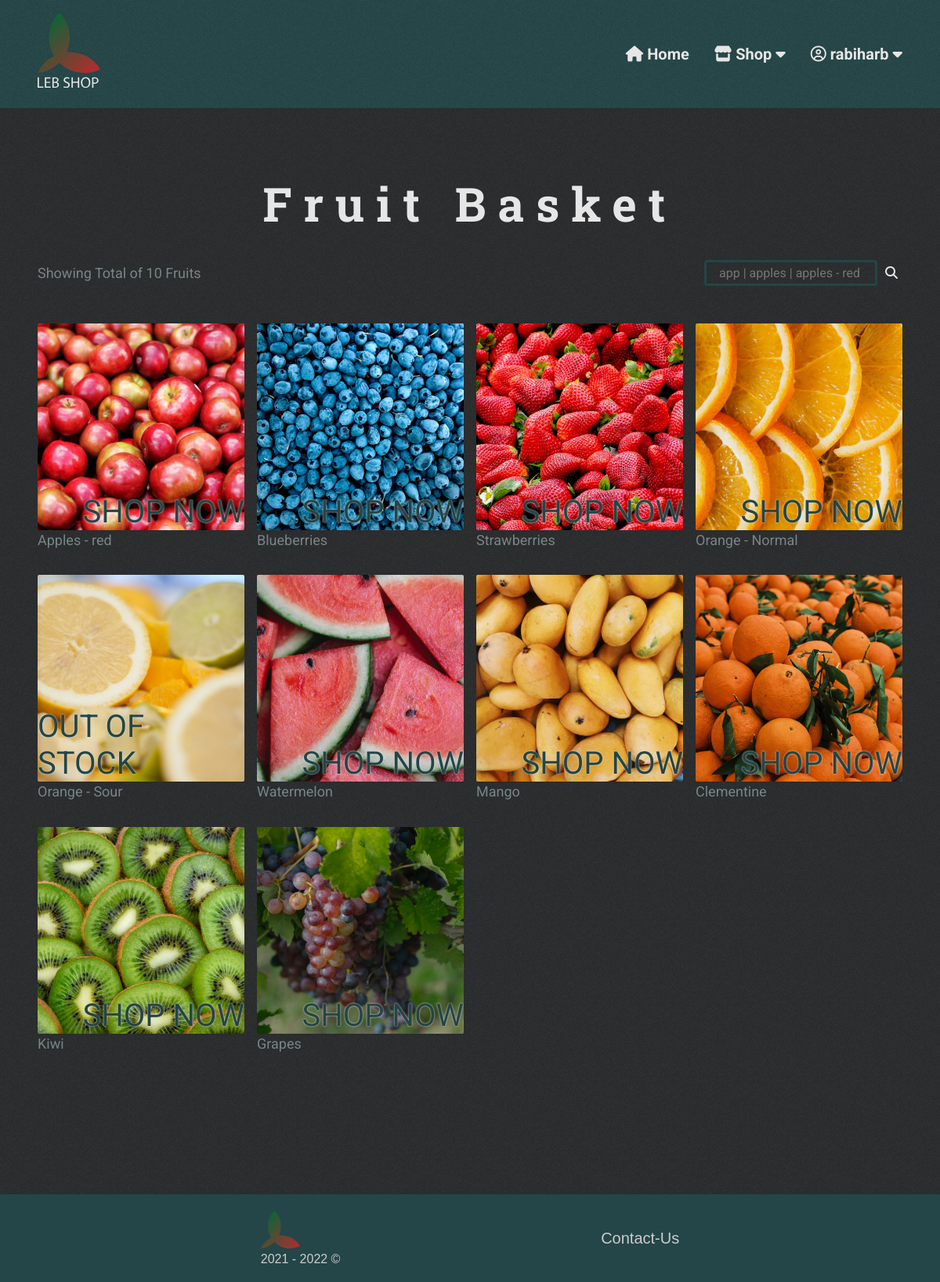
/shop/juicy (signed in), run on the app's committed database.
### lebshop/db_models.py (models this page shows)
class User(UserMixin, db.Model):
    __tablename__ = "users"
    id = db.Column(db.Integer(), primary_key=True)
    user_name = db.Column(db.String(50), nullable=False, unique=True)
    email = db.Column(db.String(200), nullable=False, unique=True)
    password = db.Column(db.String(1000), nullable=False)

class Fruit(db.Model):
    __tablename__ = "fruits"
    id = db.Column(db.Integer(), primary_key=True)
    name = db.Column(db.String(50), unique=True, nullable=False)
    uom = db.Column(db.String(10), nullable=False)
    price = db.Column(db.Float(), nullable=False)
    currency = db.Column(db.String(32), nullable=False)
    in_stock = db.Column(db.Boolean(), nullable=False)
    desc = db.Column(db.String(100))
    image_path = db.Column(db.String(100), unique=True)
    categories = relationship(
        "Categories", secondary=fruit_category_association_table)
    carts = relationship("FruitCartAss", back_populates="fruit_obj")

### lebshop/routes.py (the view)
@app.route("/shop/<category>")
def leb_shop(category):
    if category == "all":
        fruits_data = Fruit.query.all()
    else:
        fruits_data = Fruit.query.join(
            Fruit.categories, aliased=True).filter_by(name=category).all()
    return render_template("shop.html", fruits_data=fruits_data, keyword=f"category: {category}")

### lebshop/routes.py (called while the page is built)
@ login_manager.user_loader
def load_user(user_id):
    return User.query.get(user_id)

### lebshop/templates/shop.html (shortened to what this page needs)
<!DOCTYPE html>
<html lang="en">
  <head>
    {% include "head_data.html" %}
    <link
      rel="stylesheet"
      href="{{ url_for('static', filename='css/shop.css')}}"
    />
  </head>
  <body>
    <header class="header">
      {% include "nav_bar.html" %} {% include "modal_msgs.html" %}
    </header>
    <main class="main cont">
      <div class="shop">
        <h1 class="shop__title">Fruit Basket</h1>
        <div class="shop__search-cont">
          <p class="shop_results-count">
            Showing Total of {{ fruits_data | length }} Fruits
          </p>
          <form
            action="{{ url_for('leb_shop_search')}}"
            method="get"
            enctype="multipart/form-data"
            id="headerSearchForm"
          >
            <div class="shop__search-controls">
              {% if keyword.split(': ')[0] == "q" %}
              <input
                type="text"
                name="q"
                class="search-input"
                placeholder="app | apples | apples - red"
                value="{{ keyword.split(': ')[1] }}"
                autocomplete="off"
              />
              {% else %}
              <input
                type="text"
                name="q"
                class="search-input"
                placeholder="app | apples | apples - red"
                autocomplete="off"
              />
              {% endif %}
              <button type="submit" class="search-submit">
                <i class="fas fa-search"></i>
              </button>
            </div>
          </form>
        </div>
        {% if not fruits_data: %}
        <h1 class="no-results-disc">
          No results for
          <span class="no-results-disc__keyword">
            '{{ keyword.split(":")[1] }}'
          </span>
        </h1>
        {% else %}
        <div class="shop__fruit-cards-cont">
          {% for fruit in fruits_data: %}
          <div class="shop__fruit-card">
            {% if not fruit.in_stock: %}
            <div class="fruit-card__img-cont">
              <img
                src="{{ url_for('static', filename='img/market/' + fruit.image_path) }}"
                alt="{{ fruit.name }}"
                loading="lazy"
                class="fruit-card__img"
              />
              <div class="fruit-card__img-overlay">
                <span class="overlay-text">OUT OF STOCK</span>
              </div>
            </div>
            <p class="fruit-name no-stock">{{ fruit.name }}</p>
            {% else %}
            <a href="{{ url_for('product_view', product_id=fruit.id)}}">
              <div class="fruit-card__img-cont">
                <picture class="fruit-card__img">
                  <source
                    srcset="{{ url_for('static', filename='img/market/' + fruit.image_path) }}"
                    media="(min-width: 769px)"
                  />
                  <img
                    src="{{ url_for('static', filename='img/market/mobile/' + fruit.image_path) }}"
                    alt="{{ fruit.name }}"
                    class="fruit-card__img"
                    loading="lazy"
                  />
                </picture>
                <div class="fruit-card__img-overlay">
                  <span class="overlay-text">SHOP NOW</span>
                </div>
              </div>
              <p class="fruit-name">{{ fruit.name }}</p>
            </a>
            {% endif %}
          </div>
          {% endfor %} {% endif %}
        </div>
      </div>
    </main>
    {% include "footer.html" %}
  </body>
</html>

### lebshop/templates/nav_bar.html (shortened to what this page needs)
<div class="nav-logo-wrapper">
  <div class="nav-logo-cont cont">
    <div class="logo-cont">
      <a href="{{ url_for('home')}}" class="logo-link">
      </a>
    </div>
    <div class="nav-cont">
      <nav class="nav off">
        <div class="nav-items-cont off">
          <a href="{{ url_for('home')}}" class="nav-link home">
            <i class="fas fa-home"></i> Home
          </a>
          <div class="link-sub-menu shop">
            <a class="nav-link shop">
              <i class="fas fa-store"></i> Shop
              <i class="fas fa-caret-down"></i>
            </a>
          </div>
          {% if not current_user.is_authenticated %}
          <a href="{{ url_for('login')}}" class="nav-link sign-in"
            ><i class="fas fa-sign-in-alt"></i> SignIn</a
          >
          <a href="{{ url_for('signup')}}" class="nav-link sign-up"
            ><i class="fas fa-user-plus"></i> SignUp</a
          >
          {% else %}
          <div class="link-sub-menu user">
            <a class="nav-link user">
              <i class="far fa-user-circle"></i> {{ current_user.user_name }}
              <i class="fas fa-caret-down"></i>
            </a>
          </div>
          {% endif %}
        </div>
      </nav>
    </div>
  </div>
</div>

### lebshop/static/css/nav_bar_style.css (style rules this page uses)
.nav-logo-wrapper { background: url(../img/bg-texture.png), hsl(var(--nav-footer-bg)); padding-block: 1rem; }
.nav-logo-cont { display: flex; justify-content: space-between; align-items: center; }
.logo-link { display: block; width: min(10vw, 80px); aspect-ratio: 1; font-size: var(--fs-md); }
.nav-link { font-weight: 700; width: 100%; text-align: center; }
.link-sub-menu { display: flex; width: 100%; flex-direction: column; gap: 0.5rem; }
.fa-caret-down { transition: transform 100ms ease-in; }
.nav.off { position: relative; background-color: transparent; }
.nav { position: fixed; z-index: 99; inset: 0; background-color: hsla(var(--black), 0.25); }
.nav-items-cont.off { transform: translateX(100%); }
.nav-items-cont { z-index: 99; transition: transform 250ms ease-in-out; position: fixed; transform: none; inset: 0 0 0 40%; overflow: auto; background: hsl(var(--dark-teal)); display: flex; flex-direction: column; align-items: center; padding: 10vh 0; gap: 2em; }
@media (min-width: 769px) { .logo-cont { flex-basis: 25%; } }
@media (min-width: 769px) { .nav-cont { padding-block: 2em; flex-basis: 60%; justify-content: flex-end; } }
@media (min-width: 769px) { .nav, .nav.off { position: relative; background-color: transparent; } }
@media (min-width: 769px) { .nav-items-cont, .nav-items-cont.off { position: relative; width: 100%; justify-content: flex-end; gap: 2em; background-color: transparent; inset: unset; padding: 0; overflow: visible; flex-direction: row; transform: none; } }
@media (min-width: 769px) { .nav-link { width: unset; } }
@media (min-width: 769px) { .link-sub-menu { --bottom-space: 20px; width: unset; text-align: center; position: relative; display: inline-block; } }
@media (min-width: 769px) { .link-sub-menu::after { content: ""; position: absolute; top: 100%; right: 0; width: 100%; height: var(--bottom-space); cursor: pointer; background-color: transparent; } }

### lebshop/static/css/shop.css (style rules this page uses)
.main { padding-block: 5rem; }
.shop__title { font-size: var(--fs-lg); text-align: center; font-weight: 700; letter-spacing: 0.25em; margin-bottom: 0.5em; }
.shop__search-cont { display: flex; flex-wrap: wrap; align-items: center; justify-content: space-between; margin-bottom: 3em; }
.search-input { background-color: transparent; border: 3px solid hsl(var(--dark-teal)); border-radius: 0.25em; padding: 0.25em 1em; color: hsl(var(--light-gray)); outline: none; }
.search-submit { background-color: transparent; border: 0; color: hsl(var(--light-gray)); }
.shop__fruit-cards-cont { display: grid; grid-template-columns: repeat(2, 1fr); column-gap: 1rem; row-gap: 2rem; grid-template-rows: auto; }
.fruit-card__img-cont { position: relative; overflow: hidden; border-radius: 2px; }
.fruit-card__img { aspect-ratio: 1 / 1; object-fit: cover; object-position: center center; transition: transform 100ms ease-in; }
.fruit-card__img-overlay { position: absolute; inset: 0; display: flex; justify-content: flex-end; align-items: flex-end; color: hsl(var(--dark-teal)); text-shadow: 0 0 2px hsl(var(--light-gray)); font-size: var(--fs-nrml); font-family: var(--ff-sans); }
@media (min-width: 769px) { .shop__fruit-cards-cont { grid-template-columns: repeat(4, 1fr); } }
@media (min-width: 769px) { .fruit-card__img-overlay { font-size: var(--fs-md); } }

### data on the page
User: user_name "rabiharb"
Fruit: image_path (picture), name "Apples - red"
Fruit: image_path (picture), name "Blueberries"
Fruit: image_path (picture), name "Strawberries"
Fruit: image_path (picture), name "Orange - Normal"
Fruit: image_path (picture), name "Orange - Sour"
Fruit: image_path (picture), name "Watermelon"
Fruit: image_path (picture), name "Mango"
Fruit: image_path (picture), name "Clementine"
Fruit: image_path (picture), name "Kiwi"
Fruit: image_path (picture), name "Grapes"

### other printed values
{{ fruits_data | length }} "10"
